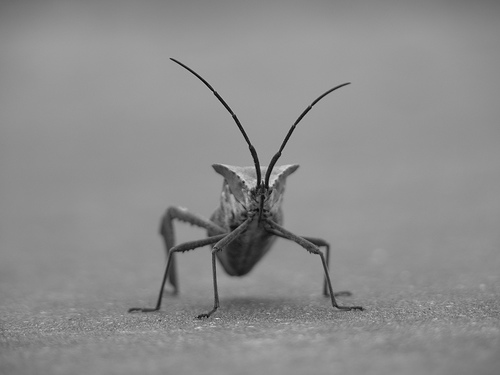
#> input picture image.png, 500 x 375 px
$ jupyter execute edge_detection.ipynb
#> lines starting #> are read from the running program, lines starting #| are printed output that depends on the picture; after the words box and inside, x2 and y2 are one past the last pixel; in counts of white or black regions, pixels touching at a corner belong together
# Edge Detection of Image

## Edge detection

[cell 1]
import numpy as np
from PIL import Image
import matplotlib.pyplot as plt

# Load the image and convert it to grayscale if it's not already
img = Image.open('image.png').convert('L')
img = np.asarray(img).astype(np.float32)
#> img: shape (375, 500) float32

# Create a figure and axis object for subplots
fig, axs = plt.subplots(2, 3, figsize=(15, 10))

# Display original image
axs[0, 0].imshow(img, cmap='gray')
axs[0, 0].set_title('Original Image')
axs[0, 0].axis('off')

# Define delta x
deltaX = 1

# Calculate fx using numpy's gradient function
fx = np.zeros_like(img)
fx[:, 1:-1] = (img[:, 2:] - img[:, :-2]) / (2 * deltaX)
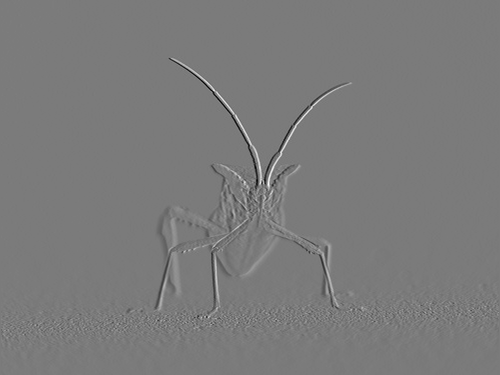
#> fx: shape (375, 500) float32; min -92.5, max 99, mean 0; drawn with min black and max white

# Display the derivative in X
axs[0, 1].imshow(fx, cmap='gray')
axs[0, 1].set_title('Derivative in X')
axs[0, 1].axis('off')

# Calculate fy using numpy's gradient function
fy = np.zeros_like(img)
fy[1:-1, :] = (img[2:, :] - img[:-2, :]) / (2 * deltaX)
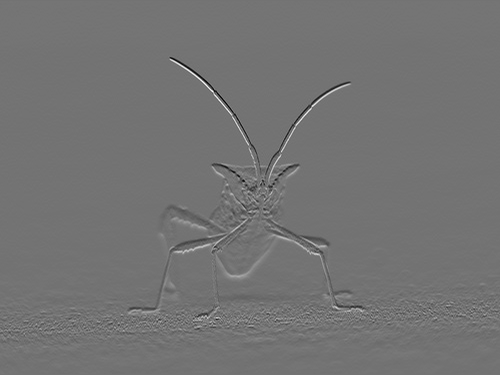
#> fy: shape (375, 500) float32; min -77, max 93, mean 0; drawn with min black and max white

# Display the derivative in Y
axs[0, 2].imshow(fy, cmap='gray')
axs[0, 2].set_title('Derivative in Y')
axs[0, 2].axis('off')

# Calculate the magnitude of the gradient vectors
fgradabs = np.sqrt(fx**2 + fy**2)

# Normalize the gradient magnitude values to [0, 1]
fgradabs_normalized_filtered = fgradabs / np.max(fgradabs)

# Display the gradient magnitude
axs[1, 0].imshow(fgradabs_normalized_filtered, cmap='gray')
axs[1, 0].set_title('Gradient Magnitude')
axs[1, 0].axis('off')

# Filter out fgradabs_normalized values that are less than the threshold
threshold = 0.1
fgradabs_normalized_filtered = np.where(fgradabs_normalized_filtered > threshold, 1.0, 0.0)
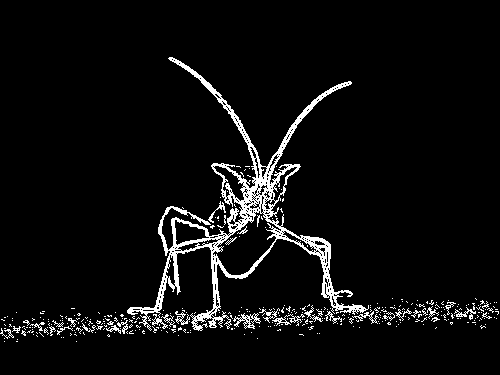
#> fgradabs_normalized_filtered: shape (375, 500) float64; values 0 (black) and 1 (white), 5.2% white in thin lines or dots, all inside (x1, y1, x2, y2) = (0, 57, 499, 342)

# Display the filtered gradient magnitude
axs[1, 1].imshow(fgradabs_normalized_filtered, cmap='gray')
axs[1, 1].set_title('Filtered Gradient Magnitude')
axs[1, 1].axis('off')

# Hide the empty subplot
axs[1, 2].axis('off')

# Adjust layout and show the plots
plt.tight_layout()
plt.show()

## Simple Diffusion

We are applying a simple diffusion model to reduce the noice in the image before performing the edge detection.

This is done with the following formula:

$$F(x,y,t+\Delta t) = F(x,y,t) + \Delta t \cdot \Delta F.$$

[cell 2]
import numpy as np
import matplotlib.pyplot as plt
from PIL import Image

# Load the image and convert it to float32
img = np.array(Image.open('image.png')).astype(np.float32)
#> img: shape (375, 500, 3) float32

# Define parameters
deltaX = 1
iterations = 5
deltaT = 0.3

# Perform diffusion using the heat equation
for _ in range(iterations):
    # Calculate f_y
    f_y = np.zeros_like(img)
    f_y[:, 1:-1] = (img[:, 2:] - img[:, :-2]) / (2 * deltaX)

    # Calculate f_x
    f_x = np.zeros_like(img)
    f_x[1:-1, :] = (img[2:, :] - img[:-2, :]) / (2 * deltaX)

    # Calculate f_xx
    f_xx = np.zeros_like(img)
    f_xx[1:-1, :] = (f_x[2:, :] - f_x[:-2, :]) / (2 * deltaX)

    # Calculate f_yy
    f_yy = np.zeros_like(img)
    f_yy[:, 1:-1] = (f_y[:, 2:] - f_y[:, :-2]) / (2 * deltaX)

    # Update the image using the heat equation
    img += deltaT * (f_xx + f_yy)
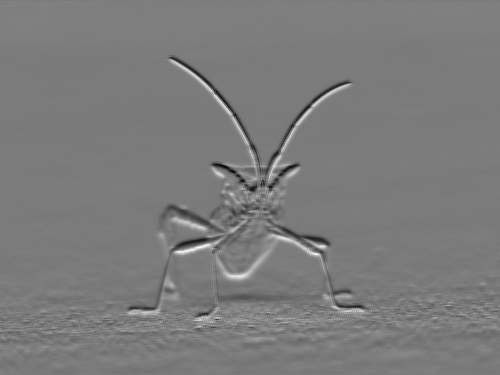
#> f_x: shape (375, 500, 3) float32; min -25.6, max 27.19, mean 0; drawn with min black and max white
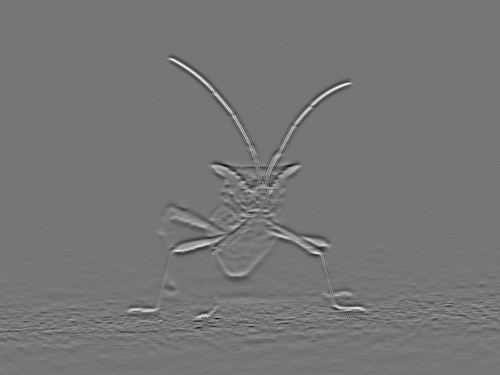
#> f_xx: shape (375, 500, 3) float32; min -13.93, max 16.05, mean -0.00165; drawn with min black and max white
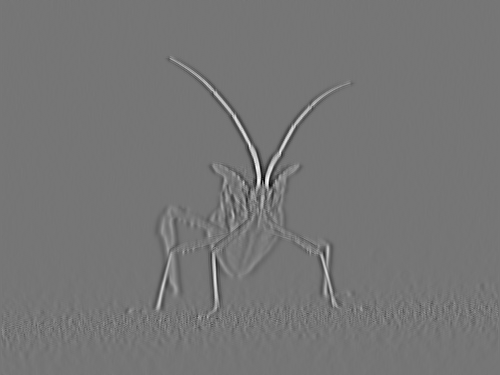
#> f_yy: shape (375, 500, 3) float32; min -18.67, max 21.63, mean 0; drawn with min black and max white

# Clip values to the valid range and convert to uint8
img_clipped = np.clip(img, 0, 255).astype(np.uint8)

# Calculate the magnitude of the gradient vectors
fgradabs = np.sqrt(f_x**2 + f_y**2)
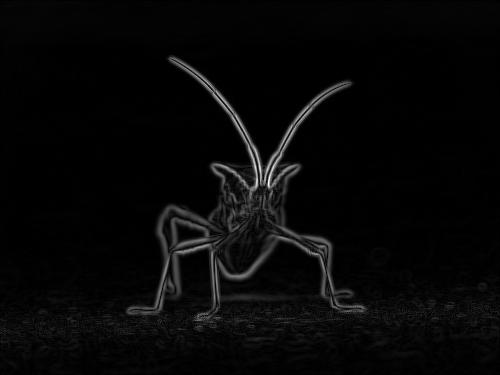
#> fgradabs: shape (375, 500, 3) float32; min 0, max 46.83, mean 1.4; drawn with min black and max white

# Normalize the gradient magnitude values to [0, 1]
fgradabs_normalized = fgradabs / np.max(fgradabs)

# Filter out gradient values that are less than the threshold
threshold = 0.15
fgradabs_normalized_filtered = np.where(fgradabs_normalized > threshold, 1.0, 0.0)
#> fgradabs_normalized_filtered: shape (375, 500, 3) float64; values 0 (black) and 1 (white), 4.9% white; 119 white regions (113 under 20 px), largest, box (x1, y1, x2, y2) and area: (126, 56, 367, 323) 8647, (233, 295, 251, 299) 53, (252, 195, 262, 210) 49, (239, 221, 249, 234) 38, (223, 204, 226, 223) 32, (212, 317, 223, 320) 20

# Create subplots to display the images side by side
fig, axes = plt.subplots(1, 2, figsize=(12, 6))

# Display the diffused image
axes[0].imshow(img_clipped, cmap='gray')
axes[0].set_title('Diffused Image')
axes[0].axis('off')  # Turn off axis

# Display the filtered gradient magnitude image
axes[1].imshow(fgradabs_normalized_filtered, cmap='gray')
axes[1].set_title('Edge Detected Image (After Diffusion)')
axes[1].axis('off')  # Turn off axis

plt.show()

## Perona-Malik eqation for diffusion

Utilizing Perona-Malik equation to optimize the diffusion so it does not diffuse the "sharper" edges in the image.

$$
g(|| \nabla F||) = \frac{1}{\sqrt{1 + \frac{||\nabla F||^2}{\lambda ^2}}}
$$

Using this formula for $g$ we can diffuse the image with the following formula:

$$F(x,y,t+\Delta t) = F(x,y,t) + g \cdot \Delta t \cdot \Delta F.$$

[cell 3]
import numpy as np
import matplotlib.pyplot as plt
from PIL import Image

# Load the image and convert it to float32 and grayscale
img = np.array(Image.open('image.png').convert('L')).astype(np.float32)

# Define parameters
deltaX = 1
iterations = 20
deltaT = 0.1
lam = 8

# Initialize f_y and f_x
f_y = np.zeros_like(img)
f_x = np.zeros_like(img)

# Perona-Malik function
def g(x):
    return 1 / (1 + ((x / lam) ** 2))

# Perform Perona-Malik diffusion
for i in range(iterations):
    # Calculate f_y
    f_y[:, 1:-1] = (img[:, 2:] - img[:, :-2]) / (2 * deltaX)

    # Calculate f_x
    f_x[1:-1, :] = (img[2:, :] - img[:-2, :]) / (2 * deltaX)

    # Calculate f_xx
    f_xx = np.zeros_like(img)
    f_xx[1:-1, :] = (f_x[2:, :] - f_x[:-2, :]) / (2 * deltaX)

    # Calculate f_yy
    f_yy = np.zeros_like(img)
    f_yy[:, 1:-1] = (f_y[:, 2:] - f_y[:, :-2]) / (2 * deltaX)

    # Magnitude of the gradient
    grad_magnitude = np.sqrt(f_x**2 + f_y**2)

    # Perona-Malik coefficient matrix
    g_value = g(grad_magnitude)

    # Calculate time derivative
    f_t = g_value * (f_xx + f_yy)

    # Update image
    img += deltaT * f_t
#> this loop made 20 passes
#> pass 1, `g_value = g(grad_magnitude)`:
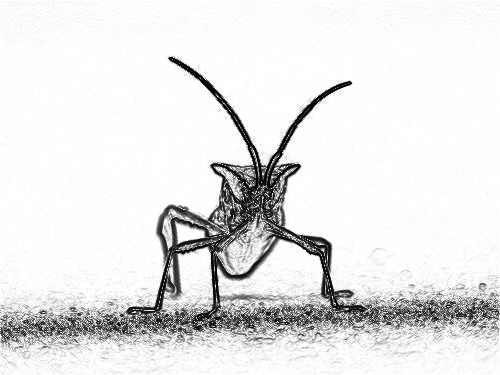
#> g_value: shape (375, 500) float32; min 0.00402, max 1, mean 0.901
#> after the loop:
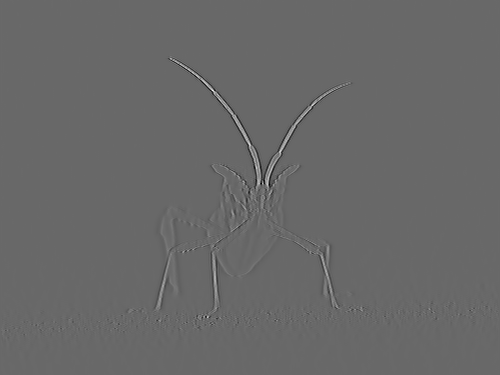
#> f_yy: shape (375, 500) float32; min -53.18, max 76.17, mean 0; drawn with min black and max white

# Calculate fx
fx = np.zeros_like(img)
fx[:, 1:-1] = (img[:, 2:] - img[:, :-2]) / (2 * deltaX)

# Calculate fy
fy = np.zeros_like(img)
fy[1:-1, :] = (img[2:, :] - img[:-2, :]) / (2 * deltaX)

# Calculate the magnitude of the gradient vectors
fgradabs = np.sqrt(fx**2 + fy**2)
#> fgradabs: shape (375, 500) float32

# Normalize the gradient magnitude values to [0, 1]
fgradabs_normalized = fgradabs / np.max(fgradabs)
#> fgradabs_normalized: shape (375, 500) float32

# Apply threshold
threshold = 0.13
fgradabs_normalized_filtered = np.where(fgradabs_normalized > threshold, 1.0, 0.0)
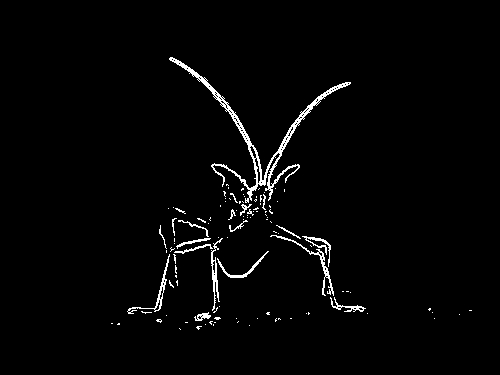
#> fgradabs_normalized_filtered: shape (375, 500) float64; values 0 (black) and 1 (white), 2.1% white in thin lines or dots, all inside (x1, y1, x2, y2) = (111, 57, 472, 330)

# Display the diffused image and the edge detected image side by side
fig, axes = plt.subplots(1, 2, figsize=(12, 6))

# Display the diffused image
axes[0].imshow(img, cmap='gray')
axes[0].set_title('Diffused Image')
axes[0].axis('off')  # Turn off axis

# Display the edge detected image
axes[1].imshow(fgradabs_normalized_filtered, cmap='gray')
axes[1].set_title('Edge Detected Image (After Diffusion)')
axes[1].axis('off')  # Turn off axis

plt.show()
